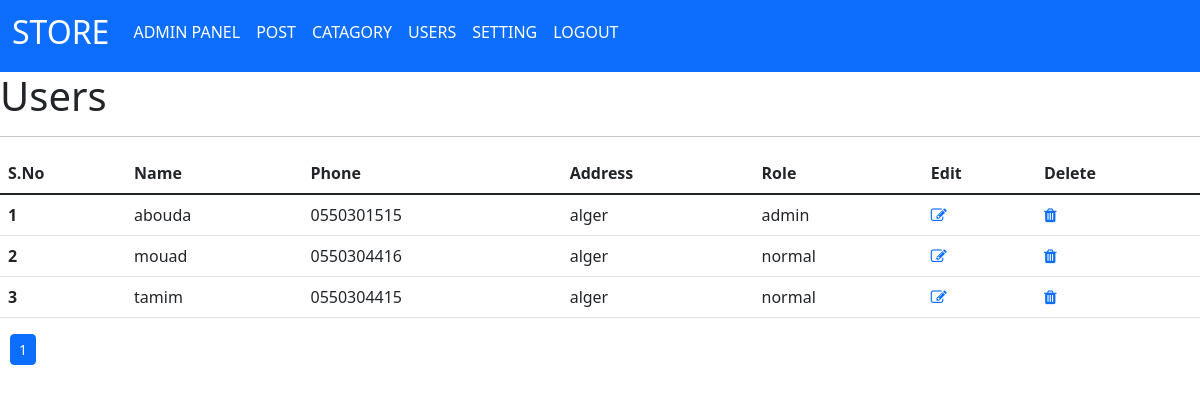
The app's page /admin/users.php (signed in) with its own data.
### tables this page shows
CREATE TABLE `customer` (
`customer_id` INT AUTO_INCREMENT PRIMARY KEY,
`customer_fname` VARCHAR(50) NOT NULL,
`customer_email` VARCHAR(100) NOT NULL UNIQUE,
`customer_password` VARCHAR(100) NOT NULL,
`customer_phone` VARCHAR(15) NOT NULL,
`customer_address` TEXT NOT NULL,
`customer_role` VARCHAR(50) NOT NULL DEFAULT 'normal',
`customer_created_at` TIMESTAMP DEFAULT CURRENT_TIMESTAMP,
`customer_updated_at` TIMESTAMP DEFAULT CURRENT_TIMESTAMP ON UPDATE CURRENT_TIMESTAMP
);

### admin/users.php (the view, shortened to what this page needs)
<?php
    include_once('./includes/headerNav.php');
 ?>
<h1>Users</h1>
<hr>
<?php
  include "includes/config.php";
        $limit = 4;
        if(isset($_GET['page'])){
          $page = $_GET['page'];
          switch($page){
            case 1: $sn = 0; break;
            case 2: $sn = 4;break;
            case 3: $sn = 8; break;
            case 4: $sn = 12; break;
            case 5: $sn = 16; break;
            case 6: $sn = 20; break;
          }
        }else{
          $page = 1;
          switch($page){
            case 1: $sn = 0; break;
          }
        }
        $offset = ($page - 1) * $limit;
$sql = "SELECT * FROM customer LIMIT {$offset},{$limit}";
$result = $conn->query($sql);
if ($result->num_rows > 0) { ?>
    <div class="table-cont">
    <table class="table">
  <thead>
    <tr>
      <th scope="col">S.No</th>
      <th scope="col">Name</th>
      <th scope="col">Phone</th>
      <th scope="col">Address</th>
      <th scope="col">Role</th>
      <th scope="col">Edit</th>
      <th scope="col">Delete</th>
    </tr>
  </thead>
  <tbody class="table-group-divider">
<?php
while($row = $result->fetch_assoc()) {
    $sn = $sn+1;
?>
    <tr>
      <th scope="row"><?php echo $sn ?></th>
      <td><?php echo $row["customer_fname"] ?></td>
      <td><?php echo $row["customer_phone"] ?></td>
      <td scope="row"><?php echo $row["customer_address"] ?></td>
      <td><?php echo $row["customer_role"] ?></td>
      <td>
        <a class="fn_link" href="update-user.php?id=<?php echo $row["customer_id"] ?>">
        <i class='fa fa-edit'></i>
        </a>
      </td>
      <td scope="row">
        <a class="fn_link" href="remove-user.php?id=<?php echo $row["customer_id"] ?>">
          <i class='fa fa-trash'></i>
        </a>
      </td>
    </tr>
<?php }}else { echo "0 results"; }
             ?>
</table>
</div>
<?php
    include "includes/config.php";
    $sql1 = "SELECT * FROM customer";
    $result1 = mysqli_query($conn, $sql1) or die("Query Failed.");
    if(mysqli_num_rows($result1) > 0){
        $total_products = mysqli_num_rows($result1);
        $total_page = ceil($total_products / $limit);
?>
    <nav aria-label="..." style="margin-left: 10px;">
      <ul class="pagination pagination-sm">
<?php
        for($i=1; $i<=$total_page; $i++){
            if($page==$i) {
                $active = "active";
            } else {
                $active = "";
            }
        ?>
        <li class="page-item">
            <a class="page-link <?php echo $active;  ?>" href="users.php?page=<?php echo $i;  ?>">
            <?php echo $i;  ?>
            </a>
        </li>
        <?php }} ?>
      </ul>
    </nav>

### admin/includes/headerNav.php (shortened to what this page needs)
<!DOCTYPE html>
<html lang="en">
<head>
    <link
      rel="stylesheet"
      href="https://cdn.jsdelivr.net/npm/bootstrap@5.2.3/dist/css/bootstrap.min.css"
    />
    <link rel="stylesheet" href="https://cdnjs.cloudflare.com/ajax/libs/font-awesome/4.7.0/css/font-awesome.min.css">
</head>
<body>
    <nav
      class="navbar navbar-expand-lg bg-body-tertiary bg-primary"
      style="text-transform: uppercase"
    >
      <div class="container-fluid">
        <a class="navbar-brand text-white" href="../index.php">
          <h2>Store</h2>
        </a>
        <div class="collapse navbar-collapse" id="navbarNavDropdown">
          <ul class="navbar-nav">
            <li class="nav-item">
              <a
                class="nav-link active text-white"
                aria-current="page"
                href="post.php"
              >
                <h6>Admin Panel</h6>
              </a>
            </li>
            <li class="nav-item">
              <a class="nav-link active text-white" href="post.php">
                <h6>Post</h6>
              </a>
            </li>
            <li class="nav- text-white">
              <a class="nav-link active text-white" href="catagory.php">
                <h6>Catagory</h6>
              </a>
            </li>
            <li class="nav-item">
              <a class="nav-link active text-white" href="users.php">
                <h6>Users</h6>
              </a>
            </li>
            <li class="nav-item">
              <a class="nav-link active text-white" href="settings.php">
                <h6>Setting</h6>
              </a>
            </li>
            <li class="nav-item">
              <a class="nav-link active text-white" href="logout.php?">
                <h6>Logout</h6>
              </a>
            </li>
          </ul>
        </div>
      </div>
    </nav>
</body>
</html>

### admin/includes/headerNav.php (style rules this page uses)
* { box-sizing: border-box; margin: 0; padding: 0; }

### records on screen
customer: customer_fname "abouda", customer_phone "0550301515", customer_address "alger", customer_role "admin"
customer: customer_fname "mouad", customer_phone "0550304416", customer_address "alger", customer_role "normal"
customer: customer_fname "tamim", customer_phone "0550304415", customer_address "alger", customer_role "normal"
